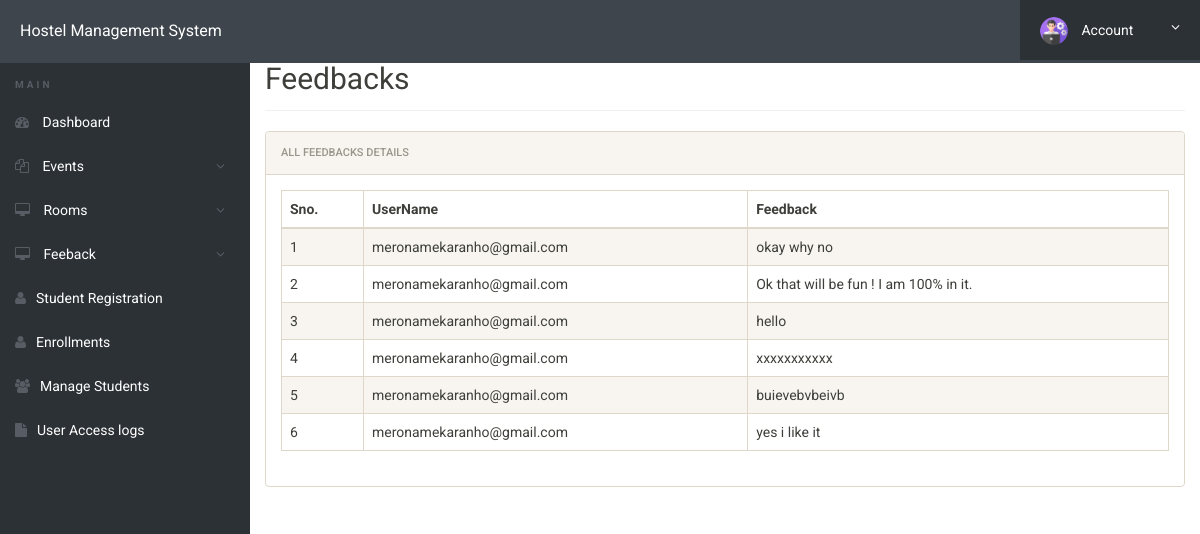
The app's page /hostel/admin/view-feebacks.php (signed in) with its own data.
### tables this page shows
CREATE TABLE `useranswer` (
  `id` int(11) NOT NULL,
  `answer` text NOT NULL,
  `username` varchar(255) NOT NULL
);

### hostel/admin/view-feebacks.php (the view, shortened to what this page needs)
<!DOCTYPE html>
<html lang="en" class="no-js">
<head>
    <link rel="stylesheet" href="css/font-awesome.min.css">
    <link rel="stylesheet" href="css/bootstrap.min.css">
    <link rel="stylesheet" href="css/dataTables.bootstrap.min.css">
    <link rel="stylesheet" href="css/bootstrap-social.css">
    <link rel="stylesheet" href="css/bootstrap-select.css">
    <link rel="stylesheet" href="css/fileinput.min.css">
    <link rel="stylesheet" href="css/awesome-bootstrap-checkbox.css">
    <link rel="stylesheet" href="css/style.css">
</head>
<body>
    <?php include('includes/header.php'); ?>
    <div class="ts-main-content">
        <?php include('includes/sidebar.php'); ?>
        <div class="content-wrapper">
            <div class="container-fluid">
                <div class="row">
                    <div class="col-md-12">
                        <h2 class="page-title" style="margin-top:4%">Feedbacks</h2>
                        <div class="panel panel-default">
                            <div class="panel-heading">All Feedbacks Details</div>
                            <div class="panel-body">
                                <table id="feedbacks-table" class="display table table-striped table-bordered table-hover"
                                    cellspacing="0" width="100%">
                                    <thead>
                                        <tr>
                                            <th>Sno.</th>
                                            <th>UserName</th>
                                            <th>Feedback</th>
                                        </tr>
                                    </thead>
                                    <tbody>
                                        <?php
                                        include('includes/config.php');
                                        $username = "meronamekaranho@gmail.com";
                                        $ret = "SELECT id, username, answer FROM useranswer WHERE username = ?";
                                        $stmt = $mysqli->prepare($ret);
                                        $stmt->bind_param("s", $username);
                                        $stmt->execute();
                                        $res = $stmt->get_result();
                                        $cnt = 1;
                                        while ($row = $res->fetch_assoc()) {
                                            $username = $row['username'];
                                            $answer = $row['answer'];
                                            echo "<tr>";
                                            echo "<td>$cnt</td>";
                                            echo "<td>$username</td>";
                                            echo "<td>$answer</td>";
                                            echo "</tr>";
                                            $cnt += 1;
                                        }
                                        ?>
                                    </tbody>
                                </table>
                            </div>
                        </div>
                    </div>
                </div>
            </div>
        </div>
    </div>
</body>
</html>

### hostel/admin/css/style.css (style rules this page uses)
html { font-size: 14px; }
@media only screen and (min-width: 480px) { html { font-size: 17px; } }
@media only screen and (min-width: 768px) { html { font-size: 14px; } }
body { font-size: 1em; }
.panel { overflow: hidden; }
.page-title { padding-bottom: 15px; margin-bottom: 20px; border-bottom: 1px solid #f0f0f0; }
.ts-main-content .content-wrapper { padding-top: 15px; margin-top: 10px; }
@media only screen and (min-width: 992px) { .ts-main-content .content-wrapper { margin-left: 250px; } }

### records on screen
useranswer: username "meronamekaranho@gmail.com", answer "okay why no"
useranswer: username "meronamekaranho@gmail.com", answer "Ok that will be fun ! I am 100% in it."
useranswer: username "meronamekaranho@gmail.com", answer "hello"
useranswer: username "meronamekaranho@gmail.com", answer "xxxxxxxxxxx"
useranswer: username "meronamekaranho@gmail.com", answer "buievebvbeivb"
useranswer: username "meronamekaranho@gmail.com", answer "yes i like it"
